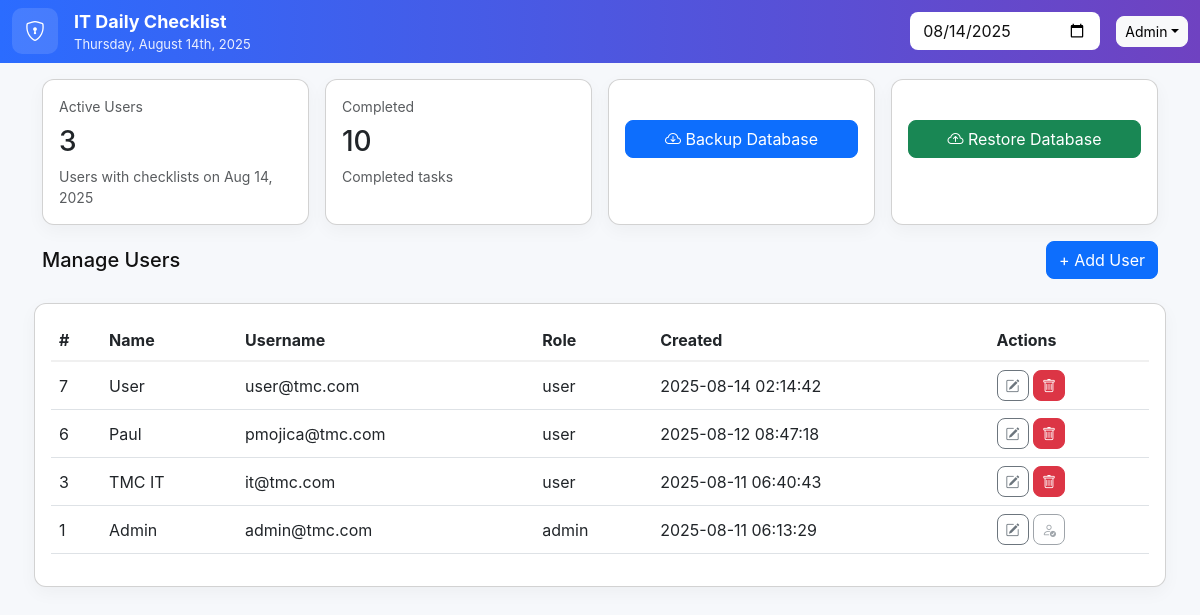
Page /admin_dashboard.php (signed in) on the committed database.
### tables this page shows
CREATE TABLE `users` (
  `id` int(11) NOT NULL,
  `name` varchar(100) NOT NULL,
  `email` varchar(150) NOT NULL,
  `password` varchar(255) NOT NULL,
  `role` enum('admin','user') NOT NULL DEFAULT 'user',
  `created_at` timestamp NOT NULL DEFAULT current_timestamp()
);

### admin_dashboard.php (the view, shortened to what this page needs)
<?php
require 'config.php';
$selected_date = isset($_GET['date']) ? $_GET['date'] : date('Y-m-d');
$stmt = $mysqli->prepare("SELECT COUNT(DISTINCT user_id) AS active_users FROM user_tasks WHERE task_date = ?");
$stmt->bind_param('s', $selected_date);
$stmt->execute(); $k = $stmt->get_result()->fetch_assoc(); $active_users = $k['active_users'] ?? 0; $stmt->close();
$stmt = $mysqli->prepare("SELECT COUNT(*) AS c FROM user_tasks WHERE task_date = ? AND status = 'completed'");
$stmt->bind_param('s', $selected_date);
$stmt->execute(); $k = $stmt->get_result()->fetch_assoc(); $completed = $k['c'] ?? 0; $stmt->close();
$users = $mysqli->query("SELECT id,name,email,role,created_at FROM users ORDER BY id DESC")->fetch_all(MYSQLI_ASSOC);
?>
<!doctype html>
<html>
<head>
  <link rel="stylesheet" href="https://cdn.jsdelivr.net/npm/bootstrap-icons@1.10.5/font/bootstrap-icons.css">
  <link rel="stylesheet" href="https://cdn.jsdelivr.net/npm/bootstrap-icons@1.11.3/font/bootstrap-icons.css">
  <link href="https://cdn.jsdelivr.net/npm/bootstrap@5.3.0/dist/css/bootstrap.min.css" rel="stylesheet">
  <link href="assets/style.css" rel="stylesheet">
</head>
<body>
<nav class="navbar mb-3" style="background:linear-gradient(90deg,#2b6cff,#6f42c1);color:#fff;">
  <div class="container-fluid">
    <div class="d-flex align-items-center gap-3">
      <div style="width:46px;height:46px;border-radius:10px;background:rgba(255,255,255,0.12);display:flex;align-items:center;justify-content:center;font-weight:700">
  <i class="bi bi-shield-lock" style="font-size:20px;color:white;"></i>
</div>
<div>
        <div style="font-weight:700;font-size:18px">IT Daily Checklist</div>
        <div style="font-size:13px;opacity:0.9"><?= date('l, F jS, Y', strtotime($selected_date)) ?></div>
      </div>
    </div>
    <div class="d-flex align-items-center ms-auto gap-3">
      <input id="dashboardDate" type="date" class="form-control" value="<?= htmlspecialchars($selected_date) ?>" style="width:190px;border-radius:8px;border:1px solid rgba(255,255,255,0.12);background:#fff;color:#111;">
      <div class="dropdown">
        <button class="btn btn-light btn-sm dropdown-toggle" data-bs-toggle="dropdown"><?= htmlspecialchars($_SESSION['name']) ?></button>
      </div>
    </div>
  </div>
</nav>
<div class="container">
  <div class="row g-3 mb-4">
    <div class="col-md-3">
      <div class="card p-3 shadow-sm h-100">
        <small class="text-muted">Active Users</small>
        <h3 class="mt-2"><?= (int)$active_users ?></h3>
        <div class="text-muted small">Users with checklists on <?= date('M j, Y', strtotime($selected_date)) ?></div>
      </div>
    </div>
    <div class="col-md-3">
      <div class="card p-3 shadow-sm h-100">
        <small class="text-muted">Completed</small>
        <h3 class="mt-2"><?= (int)$completed ?></h3>
        <div class="text-muted small">Completed tasks</div>
      </div>
    </div>
<div class="col-md-3">
  <div class="card p-3 shadow-sm h-100 text-center">
    <br>
    <button class="btn btn-primary w-100" onclick="window.location.href='backup_db.php'">
      <i class="bi bi-cloud-arrow-down"></i> Backup Database
    </button>
  </div>
</div>
<div class="col-md-3">
  <div class="card p-3 shadow-sm h-100 text-center">
    <br>
    <button class="btn btn-success w-100" data-bs-toggle="modal" data-bs-target="#restoreModal">
      <i class="bi bi-cloud-arrow-up"></i> Restore Database
    </button>
  </div>
</div>
  <div class="d-flex justify-content-between align-items-center mb-2">
    <h5 class="mb-0">Manage Users</h5>
    <div>
      <button class="btn btn-primary" data-bs-toggle="modal" data-bs-target="#addUserModal">+ Add User</button>
    </div>
  </div>
  <div class="card p-3 shadow-sm">
    <div class="table-responsive">
      <table class="table table-hover align-middle">
        <thead><tr><th>#</th><th>Name</th><th>Username</th><th>Role</th><th>Created</th><th>Actions</th></tr></thead>
        <tbody>
        <?php foreach ($users as $u): ?>
          <tr>
            <td><?= (int)$u['id'] ?></td>
            <td><?= htmlspecialchars($u['name']) ?></td>
            <td><?= htmlspecialchars($u['email']) ?></td>
            <td><?= htmlspecialchars($u['role']) ?></td>
            <td><?= htmlspecialchars($u['created_at']) ?></td>
            <td>
            <button class="btn btn-sm btn-outline-secondary"
                    onclick='openEditModal(<?= json_encode($u, JSON_HEX_APOS|JSON_HEX_QUOT) ?>)'
                    title="Edit User">
              <i class="bi bi-pencil-square"></i>
            </button>
            <?php if ($u['id'] != $_SESSION['user_id']): ?>
              <a href="delete_user.php?id=<?= (int)$u['id'] ?>"
                class="btn btn-sm btn-danger"
                onclick="return confirm('Delete user?')"
                title="Delete User">
                <i class="bi bi-trash"></i>
              </a>
           <?php else: ?>
              <button class="btn btn-sm btn-outline-secondary" title="Current User" disabled>
                <i class="bi bi-person-check"></i>
              </button>
           <?php endif; ?>
          </td>
          </tr>
        <?php endforeach; ?>
        </tbody>
      </table>
    </div>
  </div>
</div>
</body>
</html>

### style.css (style rules this page uses)
:root { --page-bg: #f6f7fb; --card-bg: #fff; --muted: #6c757d; --accent: #4b8cff; --btn-primary: #63a5ff; }
body { background: var(--page-bg); font-family: Inter, system-ui, -apple-system, 'Segoe UI', Roboto, Arial; color: #11181a; }
body { background:#f6f8fb; font-family: Inter, system-ui, -apple-system, "Segoe UI", Roboto, "Helvetica Neue", Arial; color:#111; }
.navbar { border-radius: 0; }
.card { border-radius: 12px; }
.table thead th { border-bottom: 2px solid rgba(0,0,0,0.06); }
.btn { border-radius: 8px; }
.shadow-sm { box-shadow: 0 6px 18px rgba(27,31,35,0.04) !important; }

### rows in the picture
users: id "7", name "User", email "user@tmc.com", role "user", created_at "2025-08-14 02:14:42"
users: id "6", name "Paul", email "pmojica@tmc.com", role "user", created_at "2025-08-12 08:47:18"
users: id "3", name "TMC IT", email "it@tmc.com", role "user", created_at "2025-08-11 06:40:43"
users: id "1", name "Admin", email "admin@tmc.com", role "admin", created_at "2025-08-11 06:13:29"

### other values in the picture
date('l, F jS, Y', strtotime($selected_date)) "Thursday, August 14th, 2025"
$_SESSION['name'] "Admin"
$active_users "3"
date('M j, Y', strtotime($selected_date)) "Aug 14, 2025"
$completed "10"
